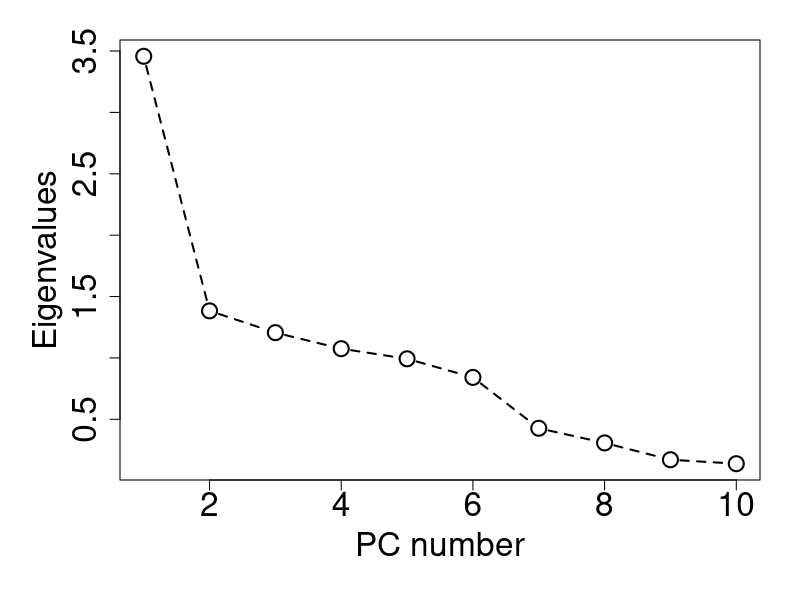
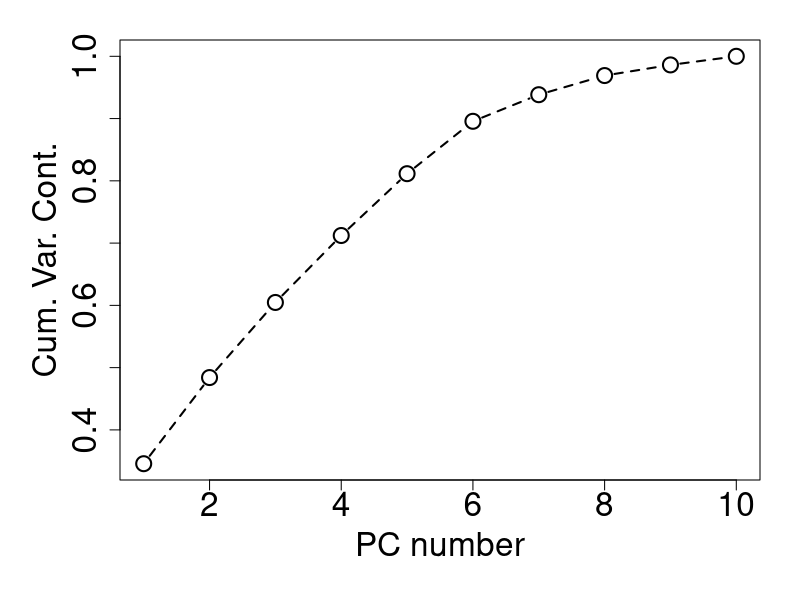

The R script that drew these images, in order:
library(dplyr)
library(jpeg)
library(tidyverse)
library(caret)


# PCA————Shupeng Wang
pca_custom <- function(df){
  
  ccm <- cor(df)# Calculate the correlation coefficient matrix
  
  ev <- eigen(ccm)  # Calculate eigenvalues and eigenvectors

  eva <- ev$values  
  evv <- ev$vectors# Extract eigenvalues and eigenvectors
  
  pro_var <- eva / sum(eva)
  cum_pro <- cumsum(pro_var)  # Calculate variance contribution rate and cumulative variance contribution rate

  return(list(eigenvalues = eva, eigenvectors = evv, pro_var = pro_var, cum_pro = cum_pro))
}

df <- read.csv(file = "Cambodia_data.csv",header = T)
df <- select(df, -c(Year_Month, Event, Formatted_Year_Month))
df <- as.matrix(scale(df))

pca_result <- pca_custom(df)
pca_result$eigenvalues  # View eigenvalues
pca_result$pro_var      # Check the variance contribution rate
pca_result$cum_pro      # View the cumulative variance contribution rate

par(mar = c(6, 6, 2, 2))

plot(pca_result$eigenvalues, type = "b", cex = 2, cex.lab = 2, cex.axis = 2, lty = 2, lwd = 2,
     xlab = "PC number", ylab = "Eigenvalues")

#  Draw the cumulative variance contribution rate graph
plot(pca_result$cum_pro, type = "b", cex = 2, cex.lab = 2, cex.axis = 2, lty = 2, lwd = 2,
     xlab = "PC number", ylab = "Cum. Var. Cont.")

# Select the number of principal components
top_n <- 7

# Project data onto principal components
pca_result <- pca_custom(df)
df_pca <- df %*% pca_result$eigenvectors[, 1:top_n]

head(df_pca)
# PCA————Shupeng Wang





# Regression————Biyuan Luo
df <- as.data.frame(df)
df_regression <- data.frame(PC1 = df_pca[, 1], 
                            PC2 = df_pca[, 2], 
                            PC3 = df_pca[, 3], 
                            PC4 = df_pca[, 4], 
                            PC5 = df_pca[, 5], 
                            PC6 = df_pca[, 6], 
                            PC7 = df_pca[, 7], 
                            Deaths = df$Deaths) 


set.seed(10) 
training.samples <-df_regression$Deaths 
training.samples <- createDataPartition(1:length(df_regression$Deaths), p = 0.8, list = FALSE, group=1) 
train_data <- df_regression[training.samples,] 
test_data <- df_regression[-training.samples,]

reg1 = lm(Deaths ~ PC1 + PC2 + PC3 + PC4 + PC5 + PC6 + PC7, data = df_regression)
summary(reg1)

reg2 = lm(Deaths ~ PC1 + PC3 + PC4 + PC6 + PC7, data = df_regression)
summary(reg2)

# Train
pred1tr <- reg1 %>% predict(train_data) 
RMSE1 = RMSE(pred1tr, train_data$Deaths) 
R2_1 = R2(pred1tr, train_data$Deaths)

# Test
pred1test <- reg1 %>% predict(test_data) 
RMSE2 = RMSE(pred1test, test_data$Deaths) 
R2_2 = R2(pred1test, test_data$Deaths)

# Train
pred2tr <- reg2 %>% predict(train_data) 
RMSE3 = RMSE(pred1tr, train_data$Deaths) 
R2_3 = R2(pred2tr, train_data$Deaths)

# Test
pred2test <- reg2 %>% predict(test_data) 
RMSE4 = RMSE(pred1test, test_data$Deaths) 
R2_4 = R2(pred2test, test_data$Deaths)

# show tables
table <- matrix(c(RMSE1,RMSE2,R2_1,R2_2,RMSE3,RMSE4,R2_3,R2_4),ncol=4,byrow=TRUE) 
colnames(table) <- c("RMSE Train"," RMSE Test","R2 Train","R2 Test") 
rownames(table) <- c("Model 1","Model 2") 
RMSE_R2_table <- as.table(table) 
RMSE_R2_table
# Regression————Biyuan Luo


